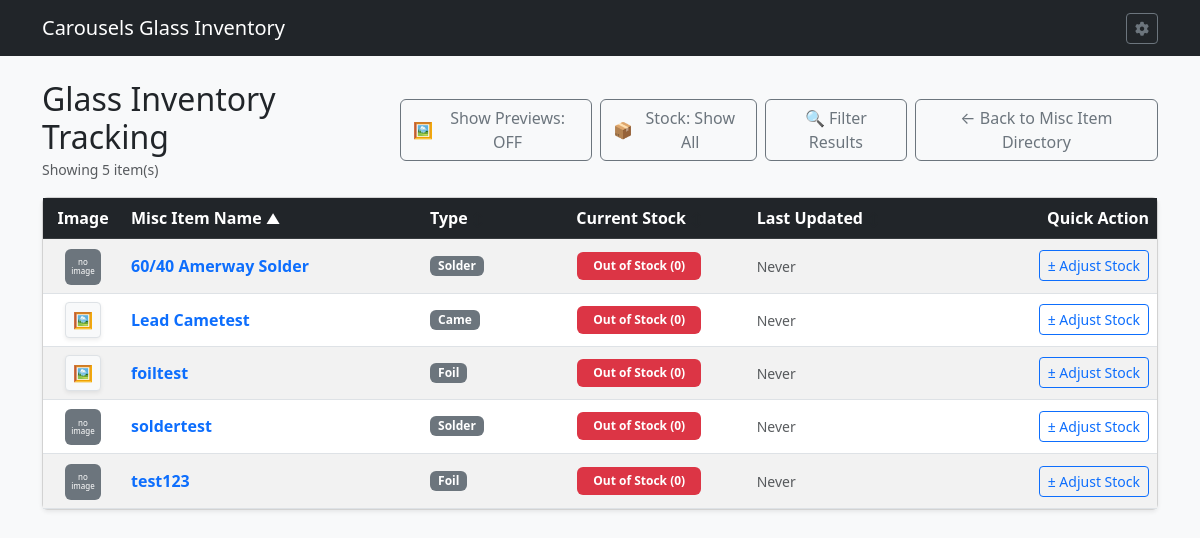
/misc_items/inventory, run on the app's committed database.
### tables this page shows
CREATE TABLE MSP (
    MSIID INTEGER,				--Misc Item ID 
    MSIPRICE NUMERIC,                         	--Misc Item Price
    STDATE TEXT,                              	--Price Start Date
    ENDDATE TEXT,                             	--Price End Date

    FOREIGN KEY (MSIID) REFERENCES MSI(MSIID) ON DELETE CASCADE ON UPDATE CASCADE

);

CREATE TABLE MSI (

    MSIID INTEGER PRIMARY KEY AUTOINCREMENT,	--Misc Item ID
    MSINAME TEXT,				--Misc Item Name
    MSIIMG TEXT,				--Misc Item Image
    MSISTOCK INTEGER,				--Misc Item Stock
    MSIURL TEXT,				--Misc Item URL
    MSINOTE TEXT,				--Misc Item Notes
    MSIUNIT NUMERIC,				--Misc Item Units per Item
    UNTTYPE TEXT,				--Misc Item Unit Type
    MSITYPE TEXT,				--Misc Item Category Type
    ISACTIVE INTEGER,				--Is Active Bool

    FOREIGN KEY (MSITYPE) REFERENCES MST(MSITYPE) ON DELETE CASCADE ON UPDATE CASCADE,
    FOREIGN KEY (UNTTYPE) REFERENCES UNTS(UNTTYPE) ON DELETE CASCADE ON UPDATE CASCADE
    
);

### app.py (the view, shortened to what this page needs)
@app.route('/misc_items/inventory', methods=['GET', 'POST'])
def misc_inventory():
    db = get_db()
    sort_by = request.args.get('sort_by', 'MSINAME')
    order = request.args.get('order', 'asc').lower()
    if order not in ['asc', 'desc']:
        order = 'asc'
    q = request.args.get('q', '').strip()
    min_price = request.args.get('min_price', '').strip()
    max_price = request.args.get('max_price', '').strip()
    stock_filter = request.args.get('stock_filter', '').strip()
    stock_display_mode = request.args.get('stock_display', 'all')
    misc_type_filter = request.args.get('misc_type', '').strip()
    allowed_sorts = {
        'MSIID': 'MSIID',
        'MSINAME': 'MSINAME',
        'MSIPRICE': 'MSIPRICE',
        'MSITYPE': 'MSITYPE',
        'CURRENT_STOCK': 'CURRENT_STOCK',
        'LAST_UPDATED': 'LAST_UPDATED'
    }
    sort_column = allowed_sorts.get(sort_by, 'MSIID')
    sql_sort_column = 'MSINAME' if sort_by == 'MSITYPE' else allowed_sorts.get(sort_by, 'MSINAME')
    where_clauses = ["m.ISACTIVE = 1"]
    params = []
    if q:
        where_clauses.append("(m.MSINAME LIKE ? OR m.MSIMANF LIKE ? OR m.MSINOTE LIKE ?)")
        params.extend([f"%{q}%", f"%{q}%", f"%{q}%"])
    if misc_type_filter:
        where_clauses.append("m.MSITYPE = ?")
        params.append(misc_type_filter)
    where_sql = f"WHERE {' AND '.join(where_clauses)}"
    having_conditions = []
    if stock_filter == 'out':
        having_conditions.append("CURRENT_STOCK = 0")
    elif stock_filter == 'low':
        having_conditions.append("CURRENT_STOCK = 1")
    elif stock_filter == 'in':
        having_conditions.append("CURRENT_STOCK > 1")
    if stock_display_mode == 'out':
        having_conditions.append("CURRENT_STOCK <= 0")
    elif stock_display_mode == 'hide':
        having_conditions.append("CURRENT_STOCK > 0")
    stock_having_sql = f"GROUP BY MSIID, MSINAME, MSIURL, MSIIMG, MSINOTE, MSITYPE, UNTTYPE, ISACTIVE, MSIPRICE, CURRENT_STOCK, LAST_UPDATED HAVING {' AND '.join(having_conditions)}" if having_conditions else ""
    query = f"""
        SELECT MSIID, MSINAME, MSIURL, MSIIMG, MSINOTE, MSITYPE, UNTTYPE,
               ISACTIVE, MSIPRICE, CURRENT_STOCK, LAST_UPDATED
        FROM (
            SELECT m.MSIID, m.MSINAME, m.MSIURL, m.MSIIMG,
                   m.MSINOTE, m.MSITYPE, m.UNTTYPE, m.ISACTIVE, p.MSIPRICE,
                   COALESCE((
                       SELECT i.MSISTOCK
                       FROM MSIINV i
                       WHERE i.MSIID = m.MSIID
                       ORDER BY i.TS DESC, i.MSITRNID DESC
                       LIMIT 1
                   ), 0) AS CURRENT_STOCK,
                   (
                       SELECT i.TS
                       FROM MSIINV i
                       WHERE i.MSIID = m.MSIID
                       ORDER BY i.TS DESC, i.MSITRNID DESC
                       LIMIT 1
                   ) AS LAST_UPDATED
            FROM MSI m
            LEFT JOIN UNTS u ON m.UNTTYPE = u.UNTTYPE
            LEFT JOIN MSP p ON m.MSIID = p.MSIID
            {where_sql}
        ) sub
        {stock_having_sql}
        ORDER BY {sql_sort_column} {order.upper()}
    """
    inventory_items = db.execute(query, params).fetchall()
    unit_types = db.execute("SELECT * FROM UNTS").fetchall()
    misc_types = db.execute("SELECT * FROM MST").fetchall()
    return render_template(
        'misc_inventory.html',
        inventory_items=inventory_items,
        unit_types=unit_types,
        misc_types=misc_types,
        current_sort=sort_by,
        current_order=order,
        today_date=date.today().isoformat(),
        filters={
            'q': request.args.get('q', ''),
            'min_price': request.args.get('min_price', ''),
            'max_price': request.args.get('max_price', ''),
            'stock_filter': request.args.get('stock_filter', ''),
            'stock_display': stock_display_mode,
            'misc_type': misc_type_filter,
        }
    )

### app.py (called while the page is built)
def get_db():
    conn = sqlite3.connect(DATABASE)
    conn.row_factory = sqlite3.Row
    conn.execute("PRAGMA foreign_keys = ON;")
    return conn

### templates/misc_inventory.html (shortened to what this page needs)
{% extends 'base.html' %}
{% block content %}
<div class="d-flex justify-content-between align-items-center mb-3">
    <div>
        <h2 class="mb-0">Glass Inventory Tracking</h2>
        <small class="text-muted">Showing {{ inventory_items|length }} item(s)</small>
    </div>
    <div class="d-flex gap-2">
        <button type="button" id="thumbnailToggleBtn" class="btn btn-outline-secondary d-flex align-items-center gap-1" onclick="toggleThumbnails()">
            🖼️ <span id="toggleBtnText">Show Previews: OFF</span>
        </button>
        {% set stock_mode = filters.stock_display | default('all') %}
        <button type="button" id="stockDisplayToggleBtn" class="btn btn-outline-secondary d-flex align-items-center gap-1" onclick="cycleStockDisplay()">
            📦 <span id="stockDisplayBtnText">
                {% if stock_mode == 'out' %}Stock: Out Only
                {% elif stock_mode == 'hide' %}Stock: Hide Out
                {% else %}Stock: Show All{% endif %}
            </span>
        </button>
	<button type="button" class="btn btn-outline-secondary d-flex align-items-center gap-1" data-bs-toggle="modal" data-bs-target="#filterModal">
            🔍 Filter Results
        </button>
        <a href="{{ url_for('list_misc') }}" class="btn btn-outline-secondary">← Back to Misc Item Directory</a>
    </div>
</div>
{% macro sort_header(col_key, label) %}
    {% set new_order = 'desc' if current_sort == col_key and current_order == 'asc' else 'asc' %}
    <a href="{{ url_for('misc_inventory', sort_by=col_key, order=new_order, **filters) }}" class="text-white text-decoration-none d-block">
        {{ label }}
        {% if current_sort == col_key %}
            <small>{{ '▲' if current_order == 'asc' else '▼' }}</small>
        {% else %}
            <small class="text-muted" style="opacity: 0.4;">↕</small>
        {% endif %}
    </a>
{% endmacro %}
<div class="card shadow-sm">
    <div class="card-body p-0">
        <table class="table table-striped table-hover mb-0 align-middle">
            <thead class="table-dark">
                <tr>
                    <th style="width: 80px;" class="text-center">Image</th>
                    <th>{{ sort_header('MSINAME', 'Misc Item Name') }}</th>
                    <th>{{ sort_header('MSITYPE', 'Type') }}</th>
                    <th class="text-center">{{ sort_header('CURRENT_STOCK', 'Current Stock') }}</th>
                    <th>{{ sort_header('LAST_UPDATED', 'Last Updated') }}</th>
                    <th class="text-end">Quick Action</th>
                </tr>
            </thead>
            <tbody>
                {% for item in inventory_items %}
                {% set stock = item.CURRENT_STOCK if item.CURRENT_STOCK is not none else 0 %}
                {% set img_src = item.MSIIMG %}
                {% if img_src %}
                    {% if not img_src.startswith('http') and not img_src.startswith('/') and not img_src.startswith('static/') %}
                        {% set img_src = 'static/' + img_src %}
                    {% endif %}
                {% endif %}
                <tr>
                    <td class="text-center">
                        {% if img_src %}
                            {% set resolved_img_url = url_for('static', filename=img_src.replace('static/', '')) if img_src.startswith('static/') else img_src %}
                            <div class="image-container-wrapper position-relative d-inline-block">
                                <button type="button" class="btn btn-sm btn-light border p-0 image-preview-btn shadow-sm"
                                        data-bs-toggle="modal"
                                        data-bs-target="#imagePreviewModal"
                                        data-imgsrc="{{ resolved_img_url }}"
                                        data-glassname="{{ item.MSINAME }}"
                                        onmouseenter="showHoverPopup(event, '{{ resolved_img_url }}')"
                                        onmouseleave="hideHoverPopup()"
                                        style="width: 36px; height: 36px;">
                                    <span class="icon-view fs-6">🖼️</span>
                                </button>
                            </div>
                        {% else %}
                            <div class="bg-secondary text-white rounded d-inline-flex align-items-center justify-content-center p-1"
                                 style="width: 36px; height: 36px; font-size: 8px; line-height: 1.1; text-align: center;"
                                 title="No image exists">
                                no image
                            </div>
                        {% endif %}
                    </td>
                    <td>
                        <a href="{{ url_for('misc_detail', misc_id=item.MSIID) }}" class="fw-bold text-decoration-none text-primary">
                            {{ item.MSINAME }}
                        </a>
                    </td>
                    <td>
                        <div class="d-flex flex-wrap gap-1 align-items-center">
                            {% if item.MSITYPE %}
                                <span class="badge bg-secondary text-white px-2 py-1">
                                    {{ item.MSITYPE }}
                                </span>
                            {% endif %}
                        </div>
                    </td>
                    <td class="text-center">
                        {% if stock <= 0 %}
                            <span class="badge bg-danger px-3 py-2">Out of Stock (0)</span>
                        {% elif stock == 1 %}
                            <span class="badge bg-warning text-dark px-3 py-2">Low Stock (1)</span>
                        {% else %}
                            <span class="badge bg-success px-3 py-2">In Stock ({{ stock }})</span>
                        {% endif %}
                    </td>
                    <td>
                        <span class="text-muted small">{{ item.LAST_UPDATED or 'Never' }}</span>
                    </td>
                    <td class="text-end">
                        <button type="button" class="btn btn-sm btn-outline-primary adjust-btn"
                                data-bs-toggle="modal"
                                data-bs-target="#adjustModal"
                                data-glassid="{{ item.MSIID }}"
                                data-glassname="{{ item.MSINAME }}"
                                data-currentstock="{{ stock }}">
                            ± Adjust Stock
                        </button>
                    </td>
                </tr>
                {% endfor %}
            </tbody>
        </table>
    </div>
</div>
</div>
{% endblock %}

### data on the page
MSP: shows "no image", MSINAME "60/40 Amerway Solder", MSITYPE "Solder", LAST_UPDATED "Never"
MSP: MSINAME "Lead Cametest", MSITYPE "Came", LAST_UPDATED "Never"
MSP: MSINAME "foiltest", MSITYPE "Foil", LAST_UPDATED "Never"
MSP: shows "no image", MSINAME "soldertest", MSITYPE "Solder", LAST_UPDATED "Never"
MSP: shows "no image", MSINAME "test123", MSITYPE "Foil", LAST_UPDATED "Never"

### other printed values
{{ inventory_items|length }} "5"
{{ label }} "Misc Item Name Type Current Stock Last Updated"
{{ '▲' if current_order == 'asc' else '▼' }} "▲"
